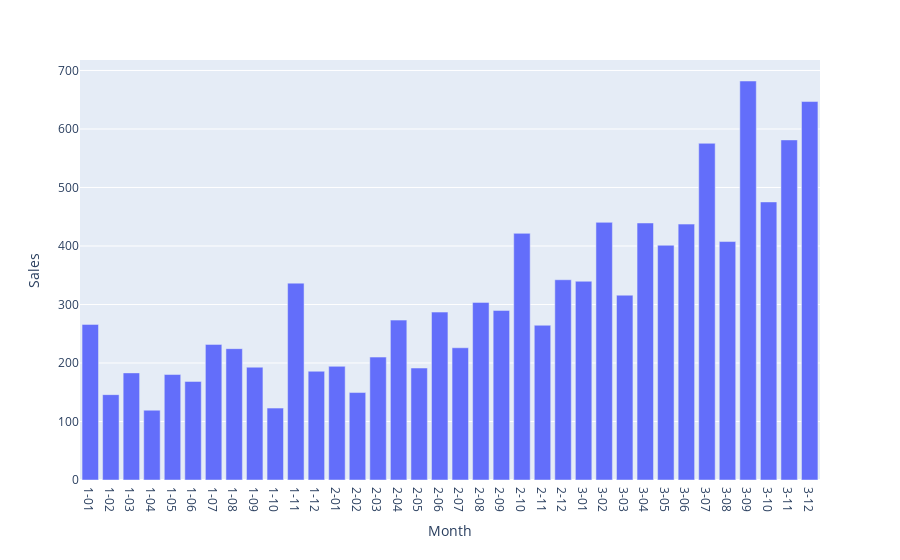

The cell this chart's notebook holds for it:
### Markdown cell above
Then, we visualize the *sales* by *months* using the **bar** method from the **px** package. We will use the basic parameters. If you need more information, you can visit the page: https://plotly.com/python/bar-charts/

### Code cell
fig5 = px.bar(df3, x='Month', y='Sales')
fig5.show()

### Figure 1 — Plotly figure (JSON) as saved in the notebook; plotly's stock layout.template omitted (floating-point values rounded to 4 significant figures)
{"data": [{"alignmentgroup": "True", "hovertemplate": "Month=%{x}<br>Sales=%{y}<extra></extra>", "legendgroup": "", "marker": {"color": "#636efa", "pattern": {"shape": ""}}, "name": "", "offsetgroup": "", "orientation": "v", "showlegend": false, "textposition": "auto", "type": "bar", "x": ["1-01", "1-02", "1-03", "1-04", "1-05", "1-06", "1-07", "1-08", "1-09", "1-10", "1-11", "1-12", "2-01", "2-02", "2-03", "2-04", "2-05", "2-06", "2-07", "2-08", "2-09", "2-10", "2-11", "2-12", "3-01", "3-02", "3-03", "3-04", "3-05", "3-06", "3-07", "3-08", "3-09", "3-10", "3-11", "3-12"], "xaxis": "x", "y": [266, 145.9, 183.1, 119.3, 180.3, 168.5, 231.8, 224.5, 192.8, 122.9, 336.5, 185.9, 194.3, 149.5, 210.1, 273.3, 191.4, 287, 226, 303.6, 289.9, 421.6, 264.5, 342.3, 339.7, 440.4, 315.9, 439.3, 401.3, 437.4, 575.5, 407.6, 682, 475.3, 581.3, 646.9], "yaxis": "y"}], "layout": {"barmode": "relative", "legend": {"tracegroupgap": 0}, "margin": {"t": 60}, "xaxis": {"anchor": "y", "domain": [0, 1], "title": {"text": "Month"}}, "yaxis": {"anchor": "x", "domain": [0, 1], "title": {"text": "Sales"}}}}
